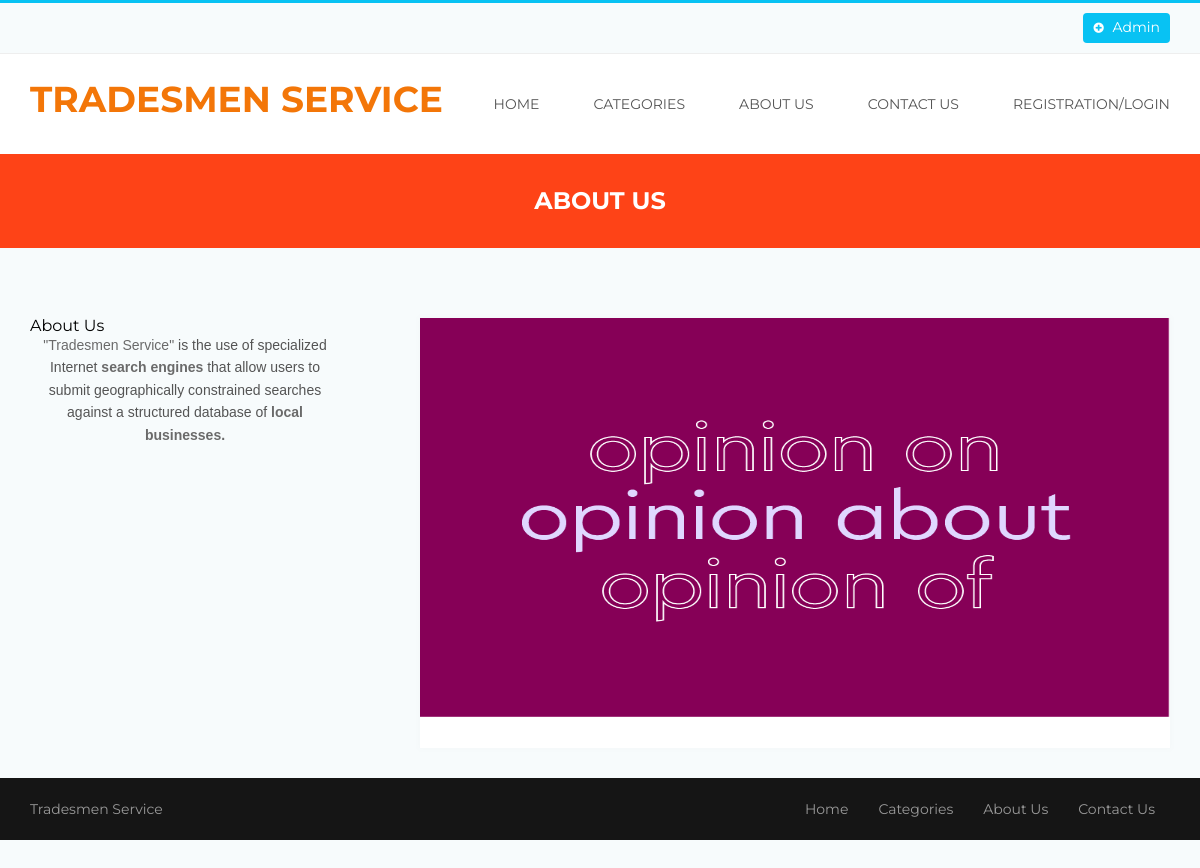
Page /about.php on the committed database.
### tables this page shows
CREATE TABLE `tblpage` (
  `ID` int(10) NOT NULL,
  `PageType` varchar(50) DEFAULT NULL,
  `PageTitle` varchar(200) DEFAULT NULL,
  `PageDescription` mediumtext DEFAULT NULL,
  `Email` varchar(200) DEFAULT NULL,
  `MobileNumber` bigint(10) DEFAULT NULL,
  `UpdationDate` timestamp NOT NULL DEFAULT current_timestamp() ON UPDATE current_timestamp()
);

### about.php (the view, shortened to what this page needs)
<!DOCTYPE html>
<html>
<head>
	<link rel="stylesheet" type="text/css" href="bootstrap/css/bootstrap.min.css">
	<link rel="stylesheet" type="text/css" href="css/style.css">
	<link rel="stylesheet" type="text/css" href="css/menu.css">
	<link rel="stylesheet" type="text/css" href="css/color/color.css">
	<link rel="stylesheet" type="text/css" href="assets/testimonial/css/style.css" />
	<link rel="stylesheet" type="text/css" href="assets/testimonial/css/elastislide.css" />
	<link rel="stylesheet" type="text/css" href="css/responsive.css">
    <link rel="stylesheet" type="text/css" href="css/font-awesome.css">
	<link rel="stylesheet" type="text/css" href="assets/revolution_slider/css/revslider.css" media="screen" />
</head>
<body>
	<div class="theme-wrap clearfix">
		<?php include_once('includes/header.php');?>
		<div class="page-title-wrap bgorange-1 padding-top-30 padding-bottom-30">
			<h4 class="white">About Us</h4>
		</div>
		<div class="sc-page">
			<section class="pricing-section padding-top-70 padding-bottom-40">
				<div class="container">
					<div class="row pricing-wrap style-2 clearfix">
						<div class="col-xs-12 col-sm-4 col-md-4 col-lg-4">
							<?php
$sql="SELECT * from tblpage where PageType='aboutus'";
$query = $dbh -> prepare($sql);
$query->execute();
$results=$query->fetchAll(PDO::FETCH_OBJ);
$cnt=1;
if($query->rowCount() > 0)
{
foreach($results as $row)
{               ?>
							<STRONG style="color: black"><?php  echo $row->PageTitle;?></STRONG>
							<p style="padding-right: 50px"><?php  echo $row->PageDescription;?></p>
						</div><?php $cnt=$cnt+1;}} ?>
						<div class="col-xs-12 col-sm-8 col-md-8 col-lg-8">
							<div class="pricing shadow-1 clearfix">
								<img src="images/about.png" height="400" width="800" alt="" />
							</div>
						</div>
					</div>
				</div>
<?php include_once('includes/footer.php');?>
	</div>
</body>
</html>

### css/style.css (style rules this page uses)
html, body, div, span, applet, object, iframe,h1, h2, h3, h4, h5, h6, p, blockquote, pre,a, abbr, acronym, address, big, cite, code,del, dfn, em, img, ins, kbd, q, s, samp, small, strike, strong, sub, sup, tt, var,b, u, i, center,dl, dt, dd, ol, ul, li,fieldset, form, label, legend,table, caption, tbody, tfoot, thead, tr, th, td, article, aside, canvas, details, embed,figure, figcaption, footer, header, hgroup,menu, nav, output, ruby, section, summary,time, mark, audio, video { margin: 0;padding: 0;border: 0;font-size: 100%;font: inherit;vertical-align: baseline; }
article, aside, details, figcaption, figure,footer, header, hgroup, menu, nav, section { display: block; }
body { line-height: 1;margin:0 ;padding:0 ;transition:all 0.3s ease;overflow-x: hidden; }
html { position:relative;overflow-x:hidden; }
img { display:block; }
img { max-width:100%; }
body { font-family:'Montserrat',sans-serif; }
h1,h2,h3,h4,h5,h6 { font-family:'Montserrat',sans-serif; font-weight:700; margin:0; text-align:center; line-height:1.4; letter-spacing:0.6px; text-transform:uppercase; letter-spacing:0; }
h4 { font-size:24px; }
p { font-family:'Montserrat'; font-size:14px; padding:0; font-weight:400; text-align:center; margin:0; line-height:1.6; text-decoration:none; }
a,span,ul,li { font-family:'Montserrat'; font-size:14px; padding:0; font-weight:400; text-align:center; margin:0; line-height:1.6; text-decoration:none !important; }
p,span,a { padding:0; }
.container,.container-fluid { padding-left:0;padding-right:0; }
.padding-bottom-30 { padding-bottom:30px; }
.padding-bottom-40 { padding-bottom:40px; }
.padding-top-30 { padding-top:30px; }
.padding-top-70 { padding-top:70px; }
.pricing { padding-bottom:30px;margin-bottom:30px;position:relative; }

### css/color/color.css (style rules this page uses)
h1,h2,h3,h4,h5,h6 { color:#444; }
p,a,span,ul,li { color:#999; }
body { background:#f7fbfc; }
.white { color:#fff; }
.bgorange-1 { background:#fe4317; }
.shadow-1 { -webkit-box-shadow: 0 0 6px 3px rgba(0,0,0,0.01); -moz-box-shadow: 0 0 6px 3px rgba(0,0,0,0.01); box-shadow: 0 0 6px 3px rgba(0,0,0,0.01); }
.pricing { background:#fff; }

### css/responsive.css (style rules this page uses)
@media screen and (max-device-width:1199px) { .container { padding-left:15px;padding-right:15px; } }

### rows in the picture
tblpage: PageTitle "About Us", PageDescription "\"Tradesmen Service\" is the use of specialized Internet search engines that allow users to submit geographically constrained searches against a structured database of local businesses."
